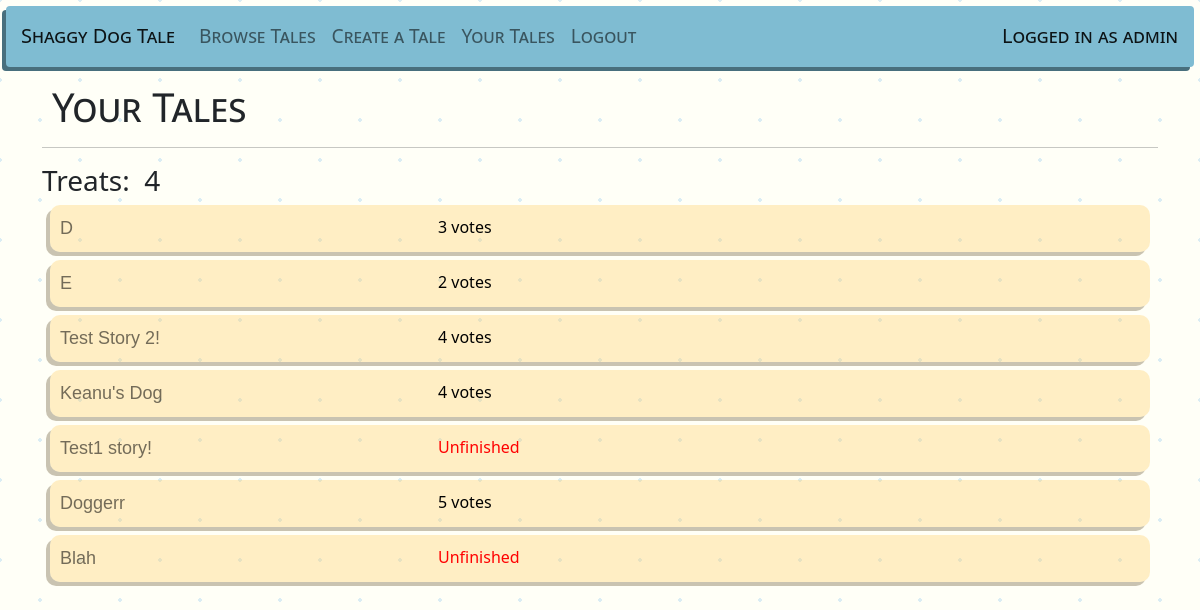
The app's page /shaggydogtale/contributed (signed in), older data.
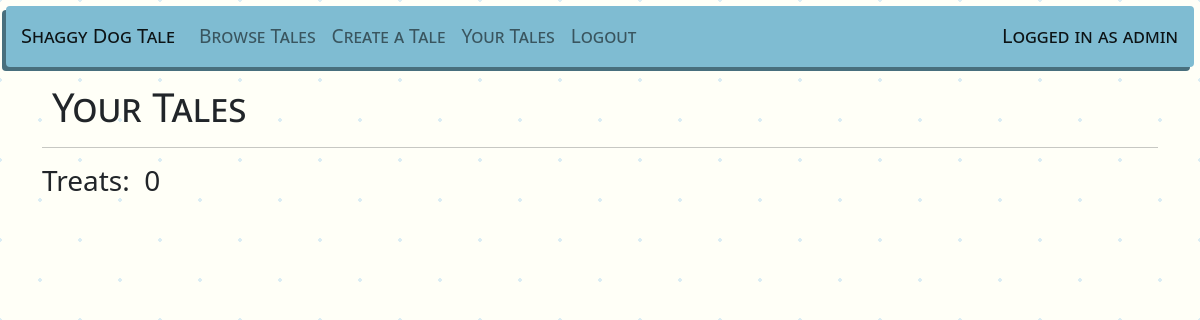
The same page, newer data.
### shaggydogtale/models.py (models this page shows, shortened)
class Contribution(models.Model):
    user = models.ForeignKey(User, related_name='contributions', on_delete=models.CASCADE)
    story = models.ForeignKey(Story, related_name='contributions', on_delete=models.CASCADE)
    section = models.CharField(max_length=1) # b = beginning, m = middle, e = end

class Story(models.Model):
    title = models.CharField(max_length=100)
    beginning = models.TextField(max_length=2000)
    middle = models.TextField(max_length=2000)
    end = models.TextField(max_length=2000)

### shaggydogtale/views.py (the view)
# urls.py: path('contributed', views.Contributed, name="contributed"),
def Contributed(request, user_id=None):
    title = None
    if user_id == None:
        contributions = Contribution.objects.filter(user = request.user)
        title = 'Your Tales'
    else:
        user = User.objects.get(id=user_id)
        contributions = Contribution.objects.filter(user = user)
        title = f'{user.username}\'s Tales'
    rating = 0
    for contribution in contributions.all():
        for vote in contribution.story.votes.all():
            rating += vote.vote
    context = {
        'title': title,
        'contributions': contributions,
        'rating': rating
    }
    return render(request, 'shaggydogtale/contributed.html', context)

### shaggydogtale/templates/shaggydogtale/contributed.html
{% extends 'shaggydogtale/base.html' %}
{% block body %}
<div class="container">
    <div class="row">
        <div class="col">
            <h1 class="page-title">{{title}}</h1>
            <hr>
            <h3>Treats:&nbsp;<img src="https://cdn-icons-png.flaticon.com/512/5793/5793514.png" alt="" width="25px"> {{rating}}</h3>
                {% for contribution in contributions %}<div class="story-item">
                    <div class="col">
                        <a class="story" href="{% url 'shaggydogtale:view' contribution.story.id %}">{{contribution.story.title}}</a>
                    </div>
                    <div class="col">
                        {% if contribution.story.contributions.count < 3 %}
                            <div style="color: red">Unfinished</div>
                        {% else %}
                            {{contribution.story.votes.count}} votes
                        {% endif %}
                    </div>
                </div>
                {% endfor %}
        </div>
    </div>
</div>
{% endblock body %}

### shaggydogtale/templates/shaggydogtale/base.html (shortened to what this page needs)
{% load static %}
<!DOCTYPE html>
<html lang="en">
<head>
    <link rel="stylesheet" href="{% static 'shaggydogtale/style.css' %}">
    <link href="https://cdn.jsdelivr.net/npm/bootstrap@5.2.2/dist/css/bootstrap.min.css" rel="stylesheet">
</head>
<body class="background">
    <nav class="navbar sticky-top navbar-expand-lg navbar-light navbar-custom">
        <a class="navbar-brand nav-margin" href="{% url 'shaggydogtale:browse' %}">Shaggy Dog Tale</a>
        <div class="collapse navbar-collapse" id="navbarNav">
          <ul class="navbar-nav">
            <li class="nav-item">
              <a class="nav-link" href="{% url 'shaggydogtale:browse' %}">Browse Tales</a>
            </li>
            {% if user.is_authenticated %}
            <li class="nav-item">
              <a class="nav-link" href="{% url 'shaggydogtale:create' %}">Create a Tale</a>
            </li>
            {% endif %}
            {% if user.is_authenticated %}
              <li class="nav-item">
                <a class="nav-link" href="{% url 'shaggydogtale:contributed' %}">Your Tales</a>
              </li>
              <li class="nav-item">
                <a class="nav-link" href="{% url 'logout' %}">Logout</a>
              </li>
            {% else %}
              <li class="nav-item">
                <a class="nav-link" href="{% url 'login' %}">Login</a>
              </li>
            {% endif %}
          </ul>
        </div>
        {% if user.is_authenticated %}
          <div class="navbar-brand nav-margin">Logged in as {{user}}</div>
        {% else %}
          <div class="navbar-brand nav-margin">Logged out</div>
        {% endif %}
    </nav>
    {% block body %}
    {% endblock body %}
</body>
</html>

### shaggydogtale/static/shaggydogtale/style.css (style rules this page uses)
.page-title { font-family:'Segoe UI', Tahoma, Geneva, Verdana, sans-serif; font-weight:400; font-variant: small-caps; text-rendering:geometricPrecision; margin: 10px; }
.navbar-custom { background-color: #7FBCD2; color: black; font-family: 'Segoe UI', Tahoma, Geneva, Verdana, sans-serif; font-weight: 400; font-size: larger; font-variant: small-caps; text-rendering: optimizeLegibility; box-shadow: -4px 4px #486f7d; margin: 6px; border-radius: 4px; }
.nav-margin { margin-left: 15px; margin-right: 15px; }
.background { background-color: #fffff7; opacity: 1; background-image: radial-gradient(#dbedf4 2px, transparent 2px), radial-gradient(#dbedf4 2px, #fffff7 2px); background-size: 80px 80px; background-position: 0 0,40px 40px; }

Row changes from the older to the newer data that the page shows:
removed Contribution: story "D", story.votes.count "3"
removed Contribution: story "E", story.votes.count "2"
removed Contribution: story "Test Story 2!", story.votes.count "4"
removed Contribution: story "Keanu's Dog", story.votes.count "4"
removed Contribution: story "Test1 story!", shows "Unfinished"
removed Contribution: story "Doggerr", story.votes.count "5"
removed Contribution: story "Blah", shows "Unfinished"
Text that changed along with them:
{{ rating }}: "4" → "0"
